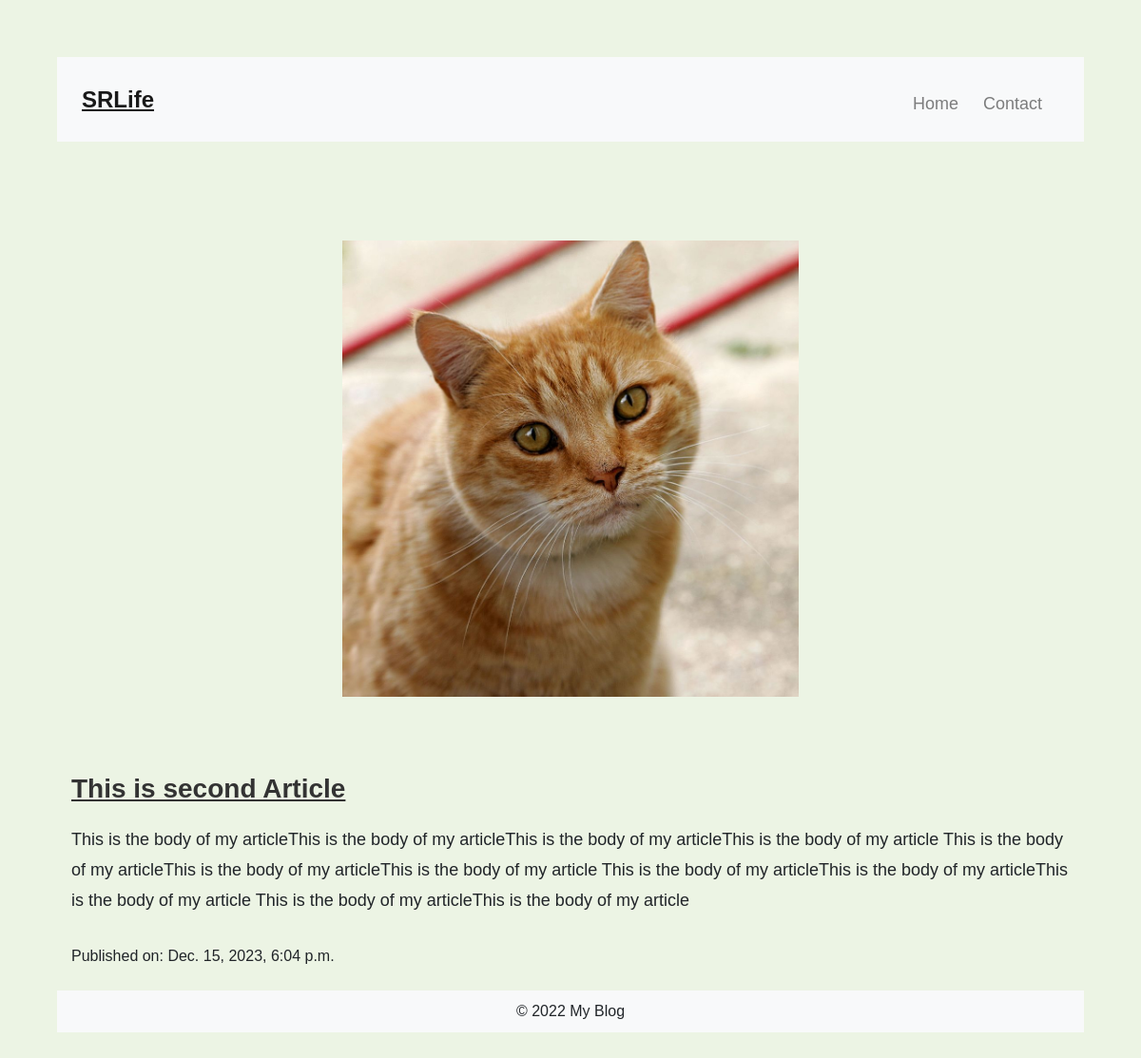
/13, run on the app's committed database.
### blog/models.py (models this page shows, shortened)
class Article(TimeStampedModel):
    title = models.CharField(null=False, blank=False, max_length=100)
    body = models.TextField()
    image = models.ImageField(null=True, blank=True, default='Cat03.jpg')
    created = models.DateTimeField(auto_now_add=True)
    modified = models.DateTimeField(auto_now=True)
    author = models.EmailField(null=True, blank=True, max_length=100)

### blog/views.py (the view)
# urls.py: path('<int:pk>', ArticleDetailView.as_view(), name='article-detail'),
class ArticleDetailView(DetailView):
    model = Article
    template_name = 'article_detail.html'
    context_object_name = 'article'

### blog/templates/article_detail.html
{% extends 'base.html' %}
{% block content %}
    <div class="article-detail">
        <div style="display: flex; justify-content: center; align-items: center; height: 80vh;">
            <img src="{{ article.image.url }}" alt="{{ article.title }}" style="width: 40vw;">
        </div>
        <h1 class="article-title" style="text-decoration: underline;">{{ article.title }}</h1>
        <p class="article-body">{{ article.body }}</p>
        <p>Published on: {{ article.created }}</p>
    </div>
{% endblock %}

### blog/templates/base.html (shortened to what this page needs)
<!DOCTYPE html>
<html lang="en">
<head>
    <link rel="stylesheet" href="https://stackpath.bootstrapcdn.com/bootstrap/4.5.0/css/bootstrap.min.css">
</head>
<body>
    <header class="mb-4">
        <nav class="navbar navbar-expand-lg navbar-light bg-light">
            <a class="navbar-brand" href="#">SRLife</a>
            <div class="collapse navbar-collapse" id="navbarNav">
                <ul class="navbar-nav ml-auto">
                    <li class="nav-item">
                        <a class="nav-link" href="{% url 'article-list' %}">Home</a>
                    </li>
                    <li class="nav-item">
                        <a class="nav-link" href="{% url 'contact' %}">Contact</a>
                    </li>
                </ul>
            </div>
        </nav>
    </header>
    <main class="container">
        {% block content %}{% endblock %}
    </main>
    <footer class="mt-4">
        <div class="container text-center">
            <p>&copy; 2022 My Blog</p>
        </div>
    </footer>
</body>
</html>

### blog/templates/base.html (style rules this page uses)
body { background-color: #ecf4e4; margin: 60px; font-family: Arial, sans-serif; }
a { color: black; text-decoration: underline; text-transform: capitalize; }
header { background-color: #f8f9fa; padding: 10px; text-align: center; }
.navbar-brand { font-size: 24px; font-weight: bold; color: #333; text-align: center; }
.navbar-nav { margin-top: 10px; }
.navbar-nav li { display: inline-block; margin-right: 10px; }
.navbar-nav li a { color: #333; text-decoration: none; font-size: 18px; }
main { margin-top: 20px; margin-bottom: 20px; }
.article-title { font-size: 28px; font-weight: bold; color: #333; text-align: left; margin-bottom: 20px; }
.article-body { font-size: 18px; line-height: 1.8; text-align: left; margin-bottom: 30px; }
footer { background-color: #f8f9fa; padding: 10px; }
footer p { margin-bottom: 0; }

### data on the page
Article: image (picture), title "This is second Article", body "This is the body of my articleThis is the body of my articleThis is the body of my articleThis is the body of my article This is the body of my articleThis is the body of my articleThis is the body of my article This is the body of my articleThis is the body of my articleThis is the body of my article This is the body of my articleThis is the body of my article", created "Dec. 15, 2023, 6:04 p.m."
